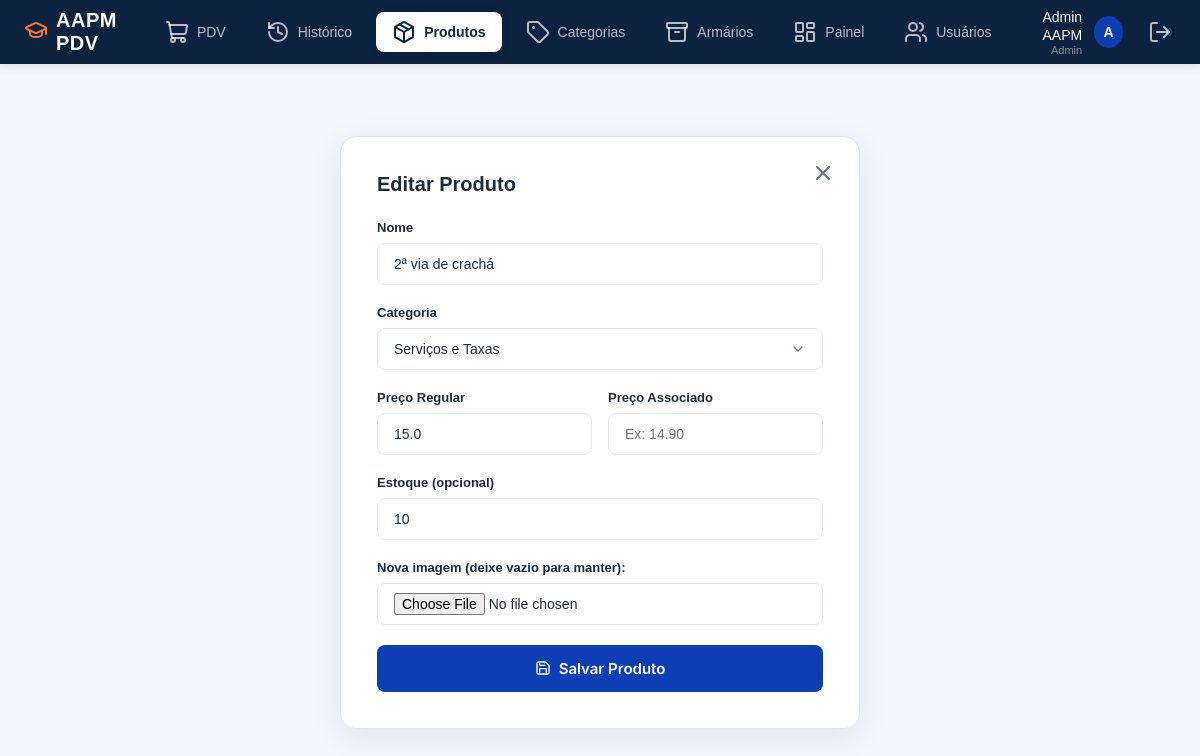
/produtos/7/editar (signed in), run on the app's committed database.
### app/models/produto.py (models this page shows, shortened)
class Produto(Base):
    __tablename__ = "produtos"
    id = Column(Integer, primary_key=True, autoincrement=True, index=True)
    nome  = Column(String(150), nullable=False, index=True)
    preco = Column(Float, nullable=False, default=0.1)
    estoque_atual = Column(Integer, nullable=False, default=0)
    ativo = Column(Boolean, default=True)
    imagem_path = Column(String(255), nullable=True)
    categoria_id = Column(Integer, ForeignKey("categorias.id", onupdate="SET NULL"), nullable=True)
    categoria = relationship("Categoria", back_populates="produtos")

### app/controllers/produto_controller.py (the view)
@router.get("/{produto_id}/editar")
def form_editar_produto(
    produto_id: int,
    request: Request,
    db: Session = Depends(get_db),
    admin = Depends(get_admin)
):
    editando   = db.query(Produto).filter(Produto.id == produto_id).first()
    categorias = db.query(Categoria).filter(Categoria.ativo == True).all()
    if not editando:
        return RedirectResponse(url="/produtos", status_code=302)
    return templates.TemplateResponse(
        request,
        "produtos/form.html",
        {
            "request":    request,
            "usuario":    admin,
            "editando":   editando,
            "categorias": categorias
        }
    )

### app/templates/produtos/form.html (shortened to what this page needs)
{% extends "base.html" %}
{% block styles %}
<link rel="stylesheet" href="/static/css/produtos.css">
{% endblock %}
{% block content %}
<div class="page-wrapper form-wrapper">
    <div class="form-card">
        <a href="/produtos" class="close-btn" title="Cancelar">
            <i data-lucide="x"></i>
        </a>
        <h2 class="form-title">{{ "Editar Produto" if editando else "Novo Produto" }}</h2>
        <form action="{{ '/produtos/' + editando.id|string + '/editar' if editando else '/produtos/novo' }}"
              method="post"
              enctype="multipart/form-data">
            <div class="form-group">
                <label class="form-label">Nome</label>
                <input type="text"
                       name="nome"
                       class="form-control"
                       value="{{ editando.nome if editando else (valores.nome if valores else '') }}"
                       required>
            </div>
            <div class="form-group">
                <label class="form-label">Categoria</label>
                <select name="categoria_id" class="form-control">
                    {% for c in categorias %}
                        <option value="{{ c.id }}"
                            {{ 'selected' if (editando and editando.categoria_id == c.id) or (valores and valores.categoria_id == c.id) else '' }}>
                            {{ c.nome }}
                        </option>
                    {% endfor %}
                </select>
            </div>
            <div class="form-row">
                <div class="form-group">
                    <label class="form-label">Preço Regular</label>
                    <input type="number"
                           name="preco"
                           class="form-control"
                           step="0.01"
                           min="0"
                           value="{{ editando.preco if editando else (valores.preco if valores else '') }}"
                           required>
                </div>
                <div class="form-group">
                    <label class="form-label">Preço Associado</label>
                    <input type="number"
                           name="preco_associado"
                           class="form-control"
                           step="0.01"
                           min="0"
                           placeholder="Ex: 14.90">
                </div>
            </div>
            <div class="form-group">
                <label class="form-label">Estoque (opcional)</label>
                <input type="number"
                       name="estoque_atual"
                       class="form-control"
                       min="0"
                       value="{{ editando.estoque_atual if editando else (valores.estoque_atual if valores else '0') }}">
            </div>
            <div class="form-group" style="margin-top: 16px;">
                <label class="form-label">{{ "Nova imagem (deixe vazio para manter):" if editando else "Imagem do Produto:" }}</label>
                <input type="file"
                       name="imagem"
                       class="form-control"
                       style="padding: 9px 16px;"
                       accept=".jpg,.jpeg,.png,.webp">
            </div>
            <button type="submit" class="btn-submit">
                <i data-lucide="save" style="width:16px;height:16px;"></i>
                {{ "Salvar Produto" if editando else "Criar Produto" }}
            </button>
        </form>
    </div>
</div>
{% endblock %}

### app/static/css/dashboard.css (style rules this page uses)
:root { --primary-color: #0c2340; --accent-color: #0e3eb3; --accent-hover: #0a2d83; --orange-color: #ff7a28; --orange-hover: #f25a00; --orange-disabled: #fbc6a4; --bg-main: #f8fafc; --bg-card: #ffffff; --border-color: #e2e8f0; --text-primary: #1e293b; --text-muted: #64748b; }
* { margin: 0; padding: 0; box-sizing: border-box; font-family: 'Inter', sans-serif; }
body { background-color: var(--bg-main); color: var(--text-primary); height: 100vh; display: flex; flex-direction: column; overflow: hidden; }

### app/static/css/style.css (style rules this page uses)
* { margin:0; padding:0; box-sizing:border-box; font-family:Arial, Helvetica, sans-serif; }
body { background:#f4f7fc; }

### app/static/css/produtos.css (style rules this page uses)
.page-wrapper { padding: 32px; max-width: 1200px; margin: 0 auto; }
.page-wrapper.form-wrapper { padding: 40px 24px; display: flex; justify-content: center; align-items: center; min-height: calc(100vh - 64px); }
.btn-submit { width: 100%; background-color: var(--accent-color); color: #fff; border: none; border-radius: 8px; padding: 14px; font-size: 15px; font-weight: 600; cursor: pointer; transition: all 0.2s; margin-top: 12px; font-family: 'Inter', sans-serif; display: flex; align-items: center; justify-content: center; gap: 8px; }
.form-card { background: var(--bg-card); border: 1px solid var(--border-color); border-radius: 16px; padding: 36px; width: 100%; max-width: 520px; box-shadow: 0 8px 32px rgba(0, 0, 0, 0.08); position: relative; }
.close-btn { position: absolute; top: 24px; right: 24px; color: var(--text-muted); text-decoration: none; display: flex; align-items: center; justify-content: center; transition: color 0.2s; }
.form-title { font-size: 20px; font-weight: 700; color: var(--text-primary); margin-bottom: 24px; }
.form-group { margin-bottom: 20px; display: flex; flex-direction: column; gap: 8px; }
.form-row { display: flex; gap: 16px; margin-bottom: 20px; }
.form-row .form-group { margin-bottom: 0; flex: 1; }
.form-label { font-size: 13px; font-weight: 600; color: var(--text-primary); }
.form-control { width: 100%; padding: 12px 16px; border: 1px solid var(--border-color); border-radius: 8px; font-size: 14px; color: var(--text-primary); background-color: #fff; outline: none; transition: border-color 0.2s; }
select.form-control { appearance: none; background-repeat: no-repeat; background-position: right 16px center; padding-right: 40px; }

### data on the page
Produto: nome "2ª via de crachá", preco "15.0", estoque_atual "10"

### other printed values
{{ usuario.nome if usuario else 'Administrador' }} "Admin AAPM"
{{ usuario.role|capitalize if usuario else 'Admin' }} "Admin"
{{ (usuario.nome[0]|upper) if usuario else 'A' }} "A"
{{ "Editar Produto" if editando else "Novo Produto" }} "Editar Produto"
{{ "Salvar Produto" if editando else "Criar Produto" }} "Salvar Produto"
form field categoria_id "Serviços e Taxas"
